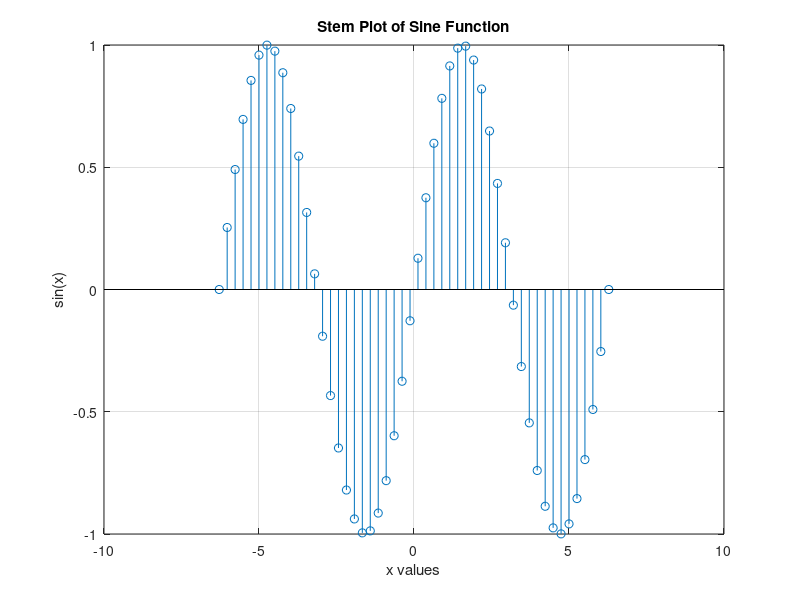

The MATLAB script that drew this image:
%{
Create a stem plot of 50 data values between -2pi and 2pi. Use any function.
%}

clc;
close all;
clear all;

x = linspace(-2*pi,2*pi,50);
y = sin(x);

stem(x,y)

xlabel('x values')
ylabel('sin(x)')
title('Stem Plot of Sine Function')
grid on
